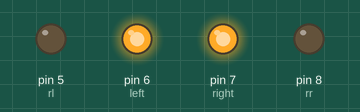
This sketch was run on a simulated Arduino Uno, built with avr-gcc and run on an emulated ATmega328P. On the bench: output pins drawn as LEDs (lit = HIGH).

Above: at 0.1 s.
Timing chart, 0 to 1.6 s (numbered marks = the images above):
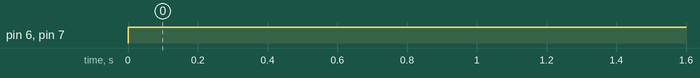

The sketch:

sketch_aug02a.ino
```cpp
#define trigPin 9
#define echoPin 12
#define left 6
#define right 7
#define rr 8
#define rl 5

void setup() {
  Serial.begin (9600);
  pinMode(trigPin, OUTPUT);
  pinMode(echoPin, INPUT);
  pinMode(left, OUTPUT);
  pinMode(right, OUTPUT);
    pinMode(rl, OUTPUT);
  pinMode(rr, OUTPUT);


}

void loop() {


  digitalWrite(rr,LOW);
  digitalWrite(rl,LOW);
  digitalWrite(right,LOW);
  digitalWrite(left,LOW);


     digitalWrite(right,HIGH);
    digitalWrite(left,HIGH);
      digitalWrite(rr,LOW);
  digitalWrite(rl,LOW);


  delay(100);
  }
```

Measured:
- by itself, pin 6 (left), pin 7 (right): LOW → HIGH at 0.00 s
